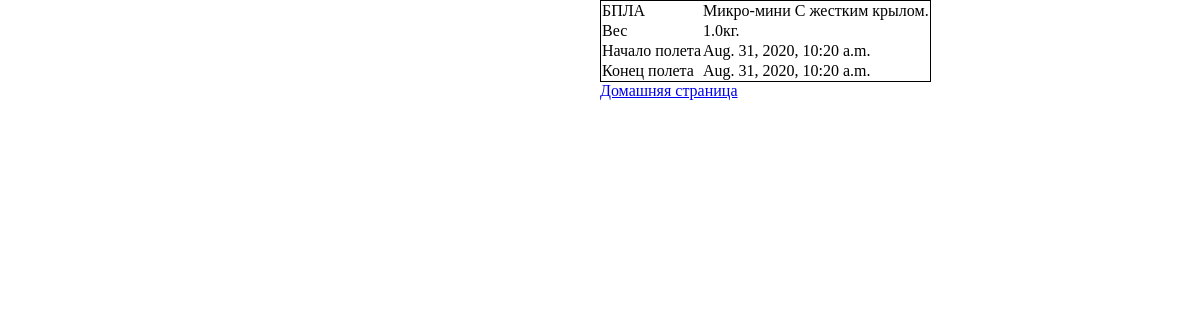
The app's page /flightAnalytics/2/ with its own data.
### flightBAS/models.py (models this page shows, shortened)
class Flight(models.Model):
    owner = models.ForeignKey(User, on_delete = models.CASCADE)
    dron = models.ForeignKey(Bas, on_delete = models.CASCADE)
    start_flight = models.DateTimeField(null = True)
    end_flight = models.DateTimeField(null = True)
    polygon = jsonfield.JSONField()
    class Meta:
        verbose_name = 'Полет'
        verbose_name_plural = 'Полеты'

### regBAS/models.py (models this page shows, shortened)
class Bas(models.Model):
    types = (
        ("С жестким крылом", "С жестким крылом"),
        ("С гибким крылом", "С гибким крылом"),
        ("С вращающимся крылом", "С вращающимся крылом"),
        ("С машущим крылом", "С машущим крылом"),
        ("Аэростатические", "Аэростатические")
    )
    classifications = (
        ("Микро-мини", "Микро-мини"),
        ("Лёгкий малого радиуса", "Лёгкий малого радиуса"),
        ("Лёгкий среднего радиуса", "Лёгкий среднего радиуса"),
        ("Средний", "Средний"),
        ("Средне-тяжелый", "Средне-тяжелый"),
        ("Тяжелый среднего радиуса", "Тяжелый среднего радиуса"),
        ("Тяжелый с продолжительным полетом", "Тяжелый с продолжительным полетом"),
        ("Боевой", "Боевой")
    )
    verify = (
        ("На проверке", "На проверке"),
        ("Верифирован", "Верифирован"),
        ("Отказ", "Отказ")
    )
    owner = models.ForeignKey(User, on_delete = models.CASCADE)
    type = models.CharField("Тип БПЛА", choices = types, max_length = 64)
    classification = models.CharField("Класс БПЛА", choices = classifications, max_length = 64)
    weight = models.FloatField("Вес БПЛА")
    photo = models.ImageField(upload_to='BPLA_images')
    verification = models.CharField("Статус верификации", choices = verify, max_length = 64)
    class Meta:
        verbose_name = 'БПЛА'
        verbose_name_plural = 'БПЛА'

### analytics/views.py (the view)
# urls.py: path('flightAnalytics/<int:id>/', analytics.views.flight_analytics, name='flight_analytics'),
def flight_analytics(request, id):
	flight = fb.Flight.objects.get(id = id)
	context = {"flight": flight}
	return render(request, "analytics/analytics.html", context)

### analytics/templates/analytics/analytics.html (shortened to what this page needs)
{% load static from staticfiles %}
<!doctype html>
<html>
    <head>
        <link href="https://api.tiles.mapbox.com/mapbox-gl-js/v0.44.0/mapbox-gl.css" rel="stylesheet" />
    </head>
    <body>
        <div class="info">
            <table class="table-info">
                <tr>
                    <td>
                        БПЛА
                    </td>
                    <td>
                        {{ flight.dron.classification}} {{ flight.dron.type}}.
                    </td>
                </tr>
                <tr>
                    <td>Вес</td>
                    <td>{{ flight.dron.weight }}кг.</td>
                </tr>
                <tr>
                    <td>Начало полета</td>
                    <td>{{ flight.start_flight }}</td>
                </tr>
                <tr>
                    <td>Конец полета</td>
                    <td>{{ flight.end_flight }}</td>
                </tr>
            </table>
            <a href="{% url 'homepage' %}">Домашняя страница</a>
        </div>
        <div id="map" class="map"></div>
    </body>
</html>

### analytics/templates/analytics/analytics.html (style rules this page uses)
body { margin: 0; padding: 0; }
.map { display: inline-block; position: absolute; width: 50%; height: 50%; top: 0; }
.info { width: 50%; height: 50%; float: right; }
.table-info { border: 1px solid black; border-collapse: collapse; }

### records on screen
Flight: dron.classification "Микро-мини", dron.type "С жестким крылом", dron.weight "1.0", start_flight "Aug. 31, 2020, 10:20 a.m.", end_flight "Aug. 31, 2020, 10:20 a.m."
